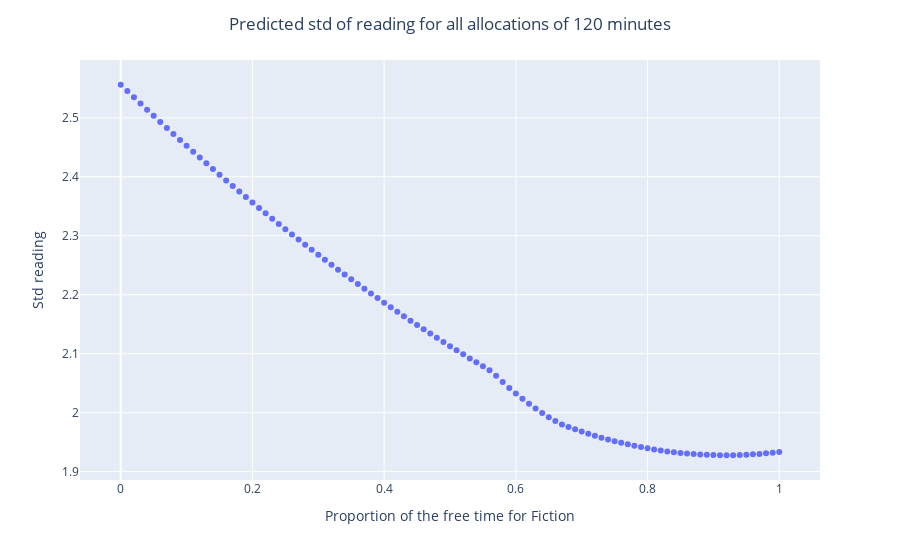

Source (notebook cell):
### Code cell
fig = px.scatter(df_predictions, x="prop_fiction", y="Std reading")
fig.update_layout(
    title="Predicted std of reading for all allocations of 120 minutes",
    title_x=0.5,
    xaxis_title="Proportion of the free time for Fiction",
    yaxis_title="Std reading",
)
fig.show()

### Figure 1 — Plotly figure (JSON) as saved in the notebook; plotly's stock layout.template omitted (floating-point values rounded to 4 significant figures)
{"data": [{"hovertemplate": "prop_fiction=%{x}<br>Std reading=%{y}<extra></extra>", "legendgroup": "", "marker": {"color": "#636efa", "symbol": "circle"}, "mode": "markers", "name": "", "orientation": "v", "showlegend": false, "type": "scatter", "x": [0, 0.01, 0.02, 0.03, 0.04, 0.05, 0.06, 0.07, 0.08, 0.09, 0.1, 0.11, 0.12, 0.13, 0.14, 0.15, 0.16, 0.17, 0.18, 0.19, 0.2, 0.21, 0.22, 0.23, 0.24, 0.25, 0.26, 0.27, 0.28, 0.29, 0.3, 0.31, 0.32, 0.33, 0.34, 0.35, 0.36, 0.37, 0.38, 0.39, 0.4, 0.41, 0.42, 0.43, 0.44, 0.45, 0.46, 0.47, 0.48, 0.49, 0.5, 0.51, 0.52, 0.53, 0.54, 0.55, 0.56, 0.57, 0.58, 0.59, 0.6, 0.61, 0.62, 0.63, 0.64, 0.65, 0.66, 0.67, 0.68, 0.69, 0.7, 0.71, 0.72, 0.73, 0.74, 0.75, 0.76, 0.77, 0.78, 0.79, 0.8, 0.81, 0.82, 0.83, 0.84, 0.85, 0.86, 0.87, 0.88, 0.89, 0.9, 0.91, 0.92, 0.93, 0.94, 0.95, 0.96, 0.97, 0.98, 0.99, 1], "xaxis": "x", "y": [2.556, 2.545, 2.535, 2.524, 2.514, 2.503, 2.493, 2.483, 2.473, 2.463, 2.453, 2.443, 2.433, 2.423, 2.413, 2.404, 2.394, 2.384, 2.375, 2.366, 2.356, 2.347, 2.338, 2.329, 2.32, 2.311, 2.302, 2.294, 2.285, 2.276, 2.268, 2.259, 2.251, 2.243, 2.234, 2.226, 2.218, 2.21, 2.202, 2.194, 2.186, 2.179, 2.171, 2.164, 2.156, 2.149, 2.141, 2.134, 2.127, 2.12, 2.113, 2.106, 2.099, 2.092, 2.085, 2.079, 2.072, 2.062, 2.052, 2.042, 2.032, 2.023, 2.015, 2.007, 1.999, 1.992, 1.986, 1.98, 1.976, 1.972, 1.968, 1.964, 1.961, 1.958, 1.955, 1.952, 1.949, 1.946, 1.944, 1.942, 1.94, 1.938, 1.936, 1.934, 1.933, 1.932, 1.931, 1.93, 1.929, 1.928, 1.928, 1.928, 1.928, 1.928, 1.928, 1.929, 1.929, 1.93, 1.931, 1.932, 1.934], "yaxis": "y"}], "layout": {"legend": {"tracegroupgap": 0}, "margin": {"t": 60}, "title": {"text": "Predicted std of reading for all allocations of 120 minutes", "x": 0.5}, "xaxis": {"anchor": "y", "domain": [0, 1], "title": {"text": "Proportion of the free time for Fiction"}}, "yaxis": {"anchor": "x", "domain": [0, 1], "title": {"text": "Std reading"}}}}
